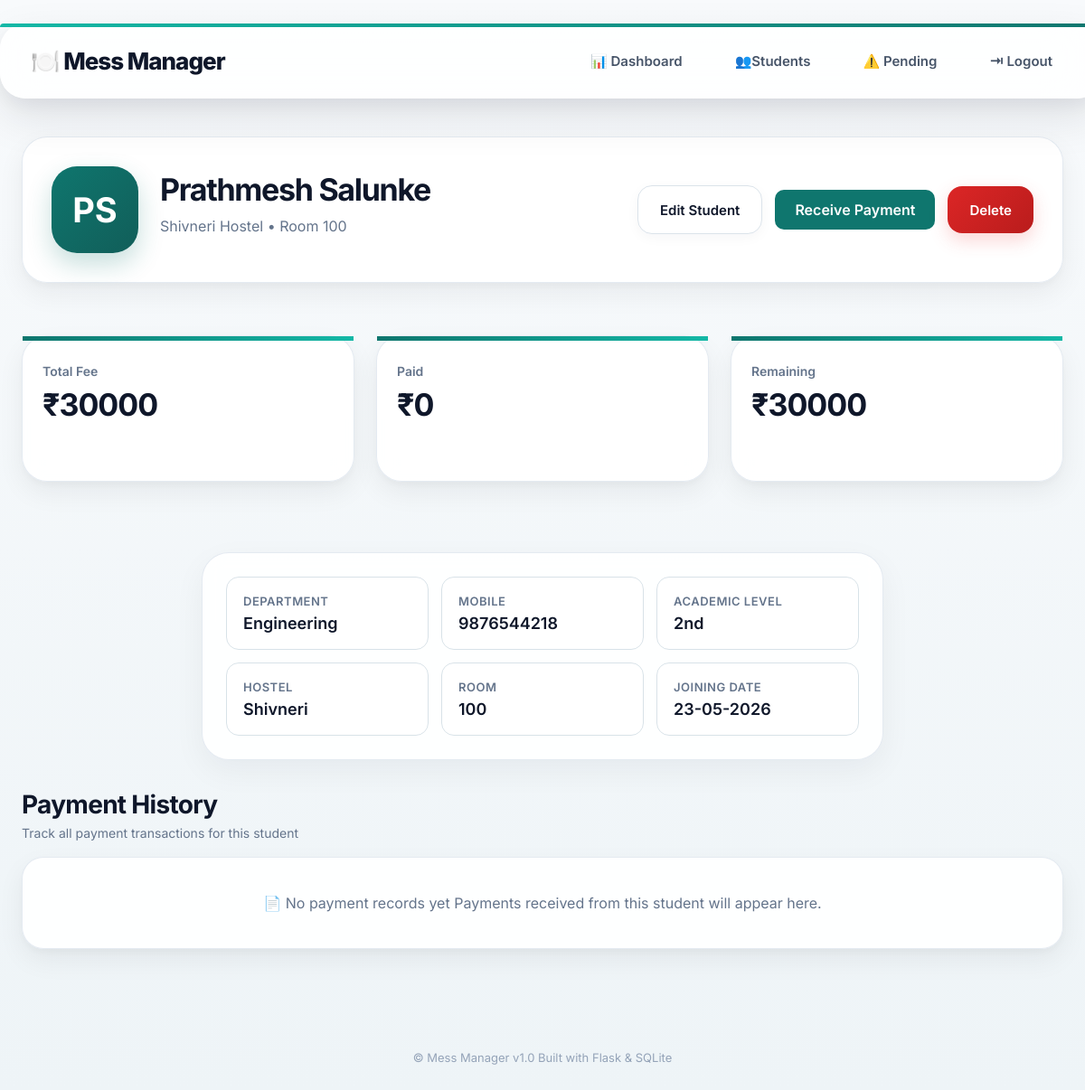
Before: /student_profile/5 (signed in) with the older database file.
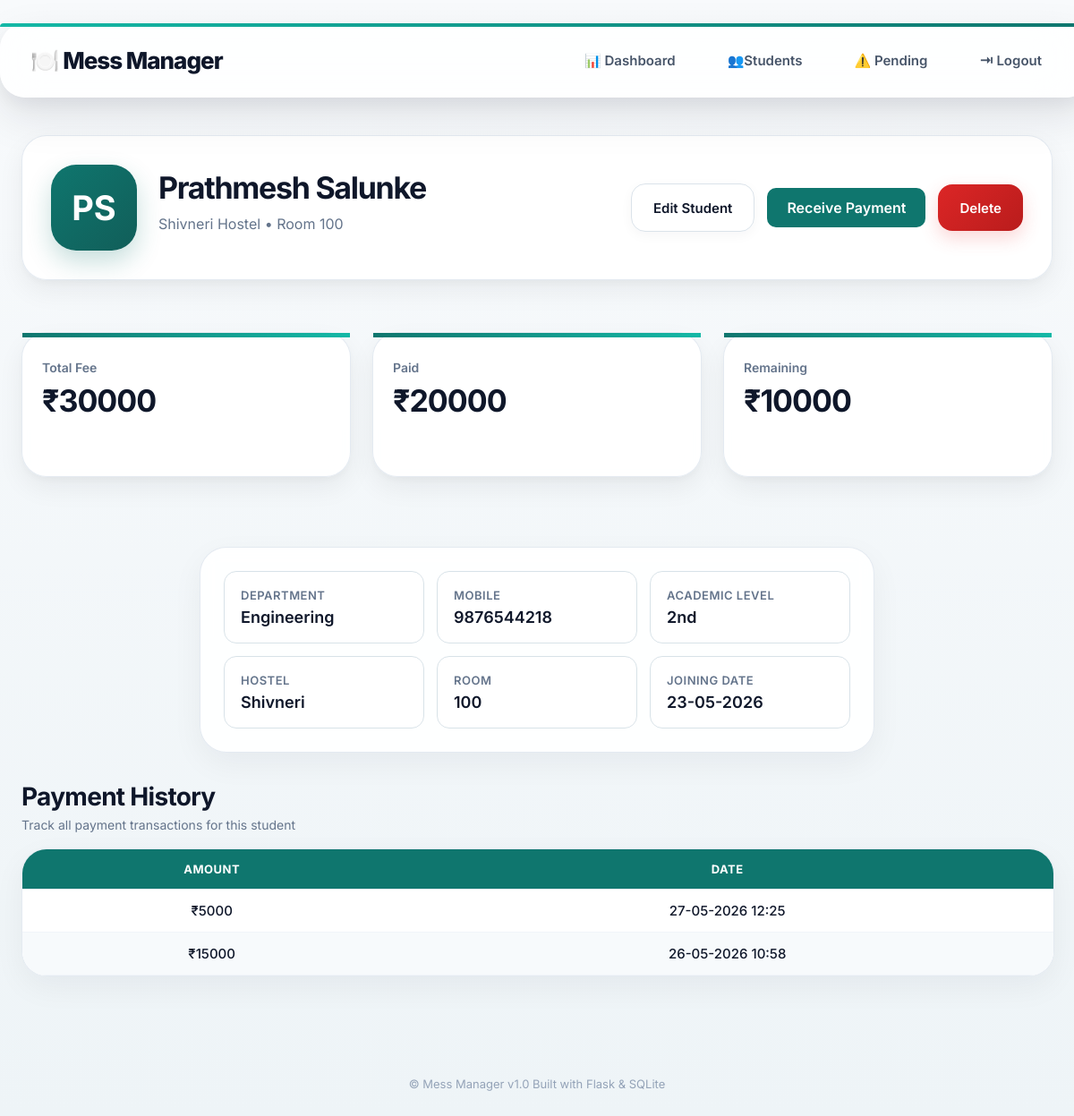
After: the same page with the newer database file.
### tables this page shows
CREATE TABLE students (

        id INTEGER PRIMARY KEY AUTOINCREMENT,

        admin_id INTEGER NOT NULL,

        student_code TEXT NOT NULL UNIQUE,

        name TEXT NOT NULL,

        mobile TEXT NOT NULL,

        hostel TEXT NOT NULL,

        room TEXT NOT NULL,

        department TEXT NOT NULL,

        academic_level TEXT NOT NULL,

        total_fees INTEGER NOT NULL DEFAULT 30000,

        received_amount INTEGER NOT NULL DEFAULT 0,

        joining_date TEXT NOT NULL,

        FOREIGN KEY (admin_id) REFERENCES admin(id),

        UNIQUE(admin_id, mobile),

        CHECK(received_amount >= 0),

        CHECK(total_fees >= 0),

        CHECK(received_amount <= total_fees)

    );

CREATE TABLE payments (

        id INTEGER PRIMARY KEY AUTOINCREMENT,

        student_id INTEGER NOT NULL,

        amount INTEGER NOT NULL,

        payment_date TEXT NOT NULL,

        FOREIGN KEY (student_id)
        REFERENCES students(id)
        ON DELETE CASCADE,

        CHECK(amount > 0)

    );

### app.py (the view)
@app.route("/student_profile/<int:student_id>")
@login_required
def student_profile(student_id):
    conn = connect_db()
    admin_id = session['admin_id']
    student = conn.execute(
        """

        SELECT *

        FROM students

        WHERE id = ?

        AND admin_id = ?

        """,
        (student_id, admin_id)
    ).fetchone()
    if not student:
        conn.close()
        flash("Unauthorized access")
        return redirect('/student_list')
    payments = conn.execute(
    """

    SELECT
        amount,
        payment_date

    FROM payments

    WHERE student_id = ?

    ORDER BY payment_date DESC

    """,
    (student_id,)
).fetchall()
    conn.close()
    name = student["name"]
    initials = "".join(
        word[0].upper()
        for word in name.split()[:2]
    )
    return render_template(
        "student_profile.html",
        student=student,
        payments=payments,
        initials=initials
    )

### app.py (called while the page is built)
def connect_db():
    conn = sqlite3.connect('database.db')
    conn.execute("PRAGMA foreign_keys = ON")
    conn.row_factory = sqlite3.Row
    return conn

def login_required(func):
    @wraps(func)
    def wrapper(*args, **kwargs):
        if not session.get('admin_logged_in'):
            return redirect('/login')
        return func(*args, **kwargs)
    return wrapper

### templates/student_profile.html (shortened to what this page needs)
{% extends "base.html" %}
{% block content %}
<div class="container">
    <div class="profile-top ui-card">
        <div class="profile-main">
            <div class="profile-avatar">
                {{ initials }}
            </div>
            <div class="profile-info">
                <h1 class="profile-name">
                    {{ student['name'] }}
                </h1>
                <p class="profile-subtitle">
                    {{ student['hostel'] }} Hostel • Room {{ student['room'] }}
                </p>
            </div>
        </div>
        <div class="profile-buttons">
            <a href="/edit_student/{{ student['id'] }}" class="secondary-btn">
                Edit Student
            </a>
            <a href="/receive_payment_page/{{ student['id'] }}" class="primary-btn">
                Receive Payment
            </a>
            <a href="/delete_student/{{ student['id'] }}" class="danger-btn"
                onclick="return confirm('Are you sure you want to delete this student?')">
                Delete
            </a>
        </div>
    </div>
    <div class="profile-summary">
        <div class="summary-card ui-card">
            <h3>Total Fee</h3>
            <p>₹{{ student['total_fees'] }}</p>
        </div>
        <div class="summary-card ui-card">
            <h3>Paid</h3>
            <p>₹{{ student['received_amount'] }}</p>
        </div>
        <div class="summary-card ui-card">
            <h3>Remaining</h3>
            <p>
                ₹{{ student['total_fees'] - student['received_amount'] }}
            </p>
        </div>
    </div>
    <div class="payment-card ui-card">
        <div class="profile-details">
            <div class="detail-item">
                <span class="detail-label">Department</span>
                <span class="detail-value">{{ student['department'] }}</span>
            </div>
            <div class="detail-item">
                <span class="detail-label">Mobile</span>
                <span class="detail-value">{{ student['mobile'] }}</span>
            </div>
            <div class="detail-item">
                <span class="detail-label">Academic Level</span>
                <span class="detail-value">{{ student['academic_level'] }}</span>
            </div>
            <div class="detail-item">
                <span class="detail-label">Hostel</span>
                <span class="detail-value">{{ student['hostel'] }}</span>
            </div>
            <div class="detail-item">
                <span class="detail-label">Room</span>
                <span class="detail-value">{{ student['room'] }}</span>
            </div>
            <div class="detail-item">
                <span class="detail-label">Joining Date</span>
                <span class="detail-value">{{ student['joining_date'] }}</span>
            </div>
        </div>
    </div>
    <div class="payment-history-section">
        <div class="section-header">
            <h2 class="section-title">
                Payment History
            </h2>
            <p class="section-subtitle">
                Track all payment transactions for this student
            </p>
        </div>
        {% if payments %}
        <div class="table-container ui-card">
            <table class="students-table">
                <thead>
                    <tr>
                        <th>Amount</th>
                        <th>Date</th>
                    </tr>
                </thead>
                <tbody>
                    {% for payment in payments %}
                    <tr>
                        <td>₹{{ payment['amount'] }}</td>
                        <td>{{ payment['payment_date'] }}</td>
                    </tr>
                    {% endfor %}
                </tbody>
            </table>
        </div>
        {% else %}
        <div class="ui-card no-history-card">
            <p class="empty-text">
                📄 No payment records yet
Payments received from this student will appear here.
            </p>
        </div>
        {% endif %}
    </div>
</div>
{% endblock %}

Changed rows visible on the page:
changed students "Prathmesh Salunke": received_amount "0" → "20000"; student['total_fees']-student['received_amount'] "30000" → "10000"
added payments: amount "5000", payment_date "27-05-2026 12:25"
added payments: amount "15000", payment_date "26-05-2026 10:58"
Other visible differences:
text no longer shown: "📄 No payment records yet Payments received from this student will appear here."
text now shown: "AMOUNT DATE"
